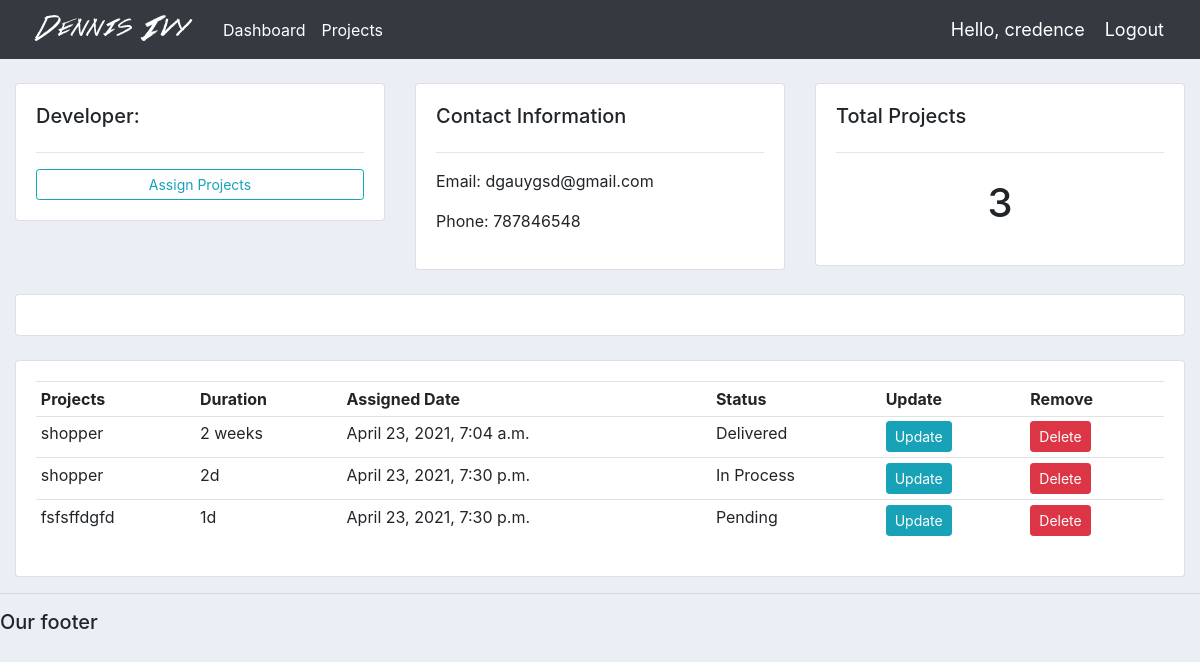
/developer/1/ (signed in), run on the app's committed database.
### accounts/models.py (models this page shows, shortened)
class Developer(models.Model):
	user = models.OneToOneField(User, null=True, blank=True, on_delete=models.CASCADE)
	name = models.CharField(max_length=200, null=True)
	phone = models.CharField(max_length=200, null=True)
	email = models.CharField(max_length=200, null=True)
	profile_pic = models.ImageField(default="profile1.png", null=True, blank=True)
	date_created = models.DateTimeField(auto_now_add=True, null=True)

class Work_Status(models.Model):
	STATUS = (
			('Pending', 'Pending'),
			('In Process', 'In Process'),
			('Delivered', 'Delivered'),
			)
	developer = models.ForeignKey(Developer, null=True, on_delete= models.SET_NULL)
	project = models.ForeignKey(Project, null=True, on_delete= models.SET_NULL)
	date_created = models.DateTimeField(auto_now_add=True, null=True)
	status = models.CharField(max_length=200, null=True, choices=STATUS)
	duration = models.CharField(max_length=200, null=True )

class Project(models.Model):
	CATEGORY = (
			('Informative', 'Informative'),
			('E-commerce', 'E-commerce'),
			('Dynamic', 'Dynamic'),
			)
	name = models.CharField(max_length=200, null=True)
	domain = models.CharField(max_length=200,null=True)
	category = models.CharField(max_length=200, null=True, choices=CATEGORY)
	description = models.CharField(max_length=200, null=True, blank=True)
	date_created = models.DateTimeField(auto_now_add=True, null=True)
	tags = models.ManyToManyField(Tag)
	def __str__(self):
		return self.name

### accounts/decorators.py (the view)
		def wrapper_func(request, *args, **kwargs):
			group = None
			if request.user.groups.exists():
				group = request.user.groups.all()[0].name
			if group in allowed_roles:
				return view_func(request, *args, **kwargs)
			else:
				return HttpResponse('You are not authorized to view this page')

### accounts/views.py (called while the page is built)
@login_required(login_url='login')
@allowed_users(allowed_roles=['admin'])
def developer(request, pk_test):
	developer = Developer.objects.get(id=pk_test)
	work_status = developer.work_status_set.all()
	order_count = work_status.count()
	context = {'developer':developer, 'work_status':work_status, 'order_count':order_count}
	return render(request, 'accounts/developer.html',context)

### accounts/templates/accounts/developer.html (shortened to what this page needs)
{%  extends 'accounts/main.html' %}
{% block content %}
	<br>
<div class="row">
	<div class="col-md">
		<div class="card card-body">
			<h5>Developer:</h5>
			<hr>
			<a class="btn btn-outline-info  btn-sm btn-block" href="{% url 'create_order' developer.id %}">Assign Projects</a>
		</div>
	</div>
	<div class="col-md">
		<div class="card card-body">
			<h5>Contact Information</h5>
			<hr>
			<p>Email: {{developer.email}}</p>
			<p>Phone: {{developer.phone}}</p>
		</div>
	</div>
	<div class="col-md">
		<div class="card card-body">
			<h5>Total Projects</h5>
			<hr>
			<h1 style="text-align: center;padding: 10px">{{order_count}}</h1>
		</div>
	</div>
</div>
<br>
<div class="row">
	<div class="col">
		<div class="card card-body">
		</div>
	</div>
</div>
<br>
<div class="row">
	<div class="col-md">
		<div class="card card-body">
			<table class="table table-sm">
				<tr>
					<th>Projects</th>
					<th>Duration</th>
					<th>Assigned Date</th>
					<th>Status</th>
					<th>Update</th>
					<th>Remove</th>
				</tr>
				{% for work in work_status %}
				<tr>
					<td>{{work.project}}</td>
					<td>{{work.duration}}</td>
					<td>{{work.date_created}}</td>
					<td>{{work.status}}</td>
					<td><a class="btn btn-sm btn-info" href="{% url 'update_order' work.id %}">Update</a></td>
					<td><a class="btn btn-sm btn-danger" href="{% url 'delete_order' work.id %}">Delete</a></td>
				</tr>
				{% endfor %}
			</table>
		</div>
	</div>
</div>
{% endblock %}

### accounts/templates/accounts/navbar.html (shortened to what this page needs)
{% load static %}
<nav class="navbar navbar-expand-lg navbar-dark bg-dark">
 <img src="{% static 'images/logo.png' %}">
  <div class="collapse navbar-collapse" id="navbarNav">
    <ul class="navbar-nav">
      {% if request.user.is_staff %}
        <li class="nav-item active">
          <a class="nav-link" href="{% url 'home' %}">Dashboard</a>
        </li>
        <li class="nav-item active">
          <a class="nav-link" href="{% url 'projects' %}">Projects</a>
        </li>
        {% else %}
        <li class="nav-item">
          <a class="nav-link" href="{% url 'account' %}">Settings</a>
        </li>
        {% endif %}
    </ul>
  </div>
  <span class="hello-msg">Hello, {{request.user}}</span>
  <span ><a  class="hello-msg" href="{% url 'logout' %}">Logout</a></span>
</nav>

### static/css/main.css (style rules this page uses)
body { background-color: #ebeff5; }

### accounts/templates/accounts/navbar.html (style rules this page uses)
.hello-msg { font-size: 18px; color: #fff; margin-right: 20px; }

### data on the page
Developer: email "dgauygsd@gmail.com", phone "787846548"
Work_Status: project "shopper", duration "2 weeks", date_created "April 23, 2021, 7:04 a.m.", status "Delivered"
Work_Status: project "shopper", duration "2d", date_created "April 23, 2021, 7:30 p.m.", status "In Process"
Work_Status: project "fsfsffdgfd", duration "1d", date_created "April 23, 2021, 7:30 p.m.", status "Pending"

### other printed values
{{ request.user }} "credence"
{{ order_count }} "3"
